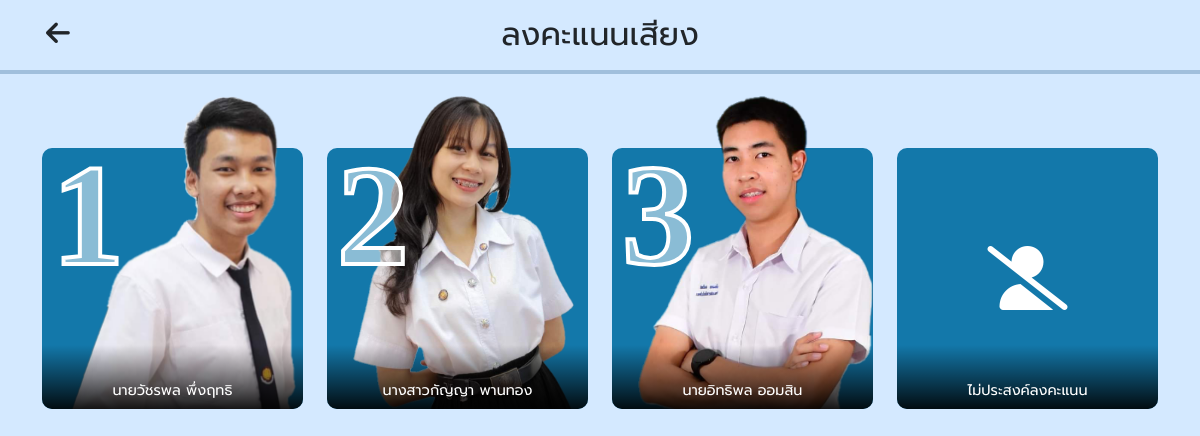
The page /vote.php on the database its author committed.
### tables this page shows
CREATE TABLE `candidate` (
  `number` int(11) NOT NULL,
  `std_name` varchar(55) NOT NULL,
  `std_code` varchar(55) NOT NULL,
  `std_img` varchar(55) NOT NULL,
  `slogan` varchar(255) NOT NULL,
  `point` int(11) NOT NULL DEFAULT 0
);

### vote.php (the view, shortened to what this page needs)
<!DOCTYPE html>
<html lang="en">
<head>
    <link rel="stylesheet" href="https://cdnjs.cloudflare.com/ajax/libs/font-awesome/6.4.2/css/all.min.css"/>
    <link href="https://cdn.jsdelivr.net/npm/bootstrap@5.3.3/dist/css/bootstrap.min.css" rel="stylesheet">
    <link rel="stylesheet" href="style.css">
</head>
<body class="vote-bg" style="overflow: hidden;">
    <div class="sticky-top" style="border-bottom: 4px solid #A0BFDC;">
        <div class="container py-3 vote-head">
            <div class="" style="display: flex; align-items: center;">
                <a href="index.php" class="text-dark position-absolute ms-1">
                    <i class="fa-solid fa-arrow-left btn-icon"></i>
                </a>
                <span class="text-center w-100"><h2 class="d-inline">ลงคะแนนเสียง</h2></span>
            </div>
        </div>
    </div>
    <div class="scroll"  style="max-height: 88svh !important; padding-top: 1.6rem;">
        <div class="container pb-5 mb-5 " >
            <div class="row justify-content-centerr ">
            <?php
                include_once 'db.php';
                $select = mysqli_query($conn, "SELECT * FROM `candidate` ");
                while($row = mysqli_fetch_array($select)){
            ?>
                <div class="col-lg-3 col-md-3 col-6 mt-5 ">
                    <a href="" class="vote-box " data-bs-toggle="modal" data-bs-target="#<?php echo $row['number'] ?>">
                        <span class="vote-number"><?php echo $row['number'] ?></span>
                        <div class="vote-img">
                            <img src="upload/<?php echo $row['std_img'] ?>" alt="">
                        </div>
                        <div class="vote-name">
                            <?php echo $row['std_name'] ?>
                        </div>
                    </a>
                </div>
            <?php } ?>
            <div class="col-lg-3 col-md-3 col-6 mt-5 ">
                <a href="#" class="vote-box " data-bs-toggle="modal" data-bs-target="#dont_vote">
                    <div class="d-flex justify-content-center align-items-center h-100">
                        <i class="fa-solid fa-user-slash" style="font-size: 4rem;"></i>
                    </div>
                    <div class="vote-name">
                        ไม่ประสงค์ลงคะแนน
                    </div>
                </a>
            </div>
            </div>
        </div>
    </div>
</body>
</html>

### style.css (style rules this page uses)
:root { --first: #e7f3ff; --seccon: #1378aa; --third: #3f99ea; --fourth: #074075; --diferent: #ec73ab; --btn: #D4E9FF; --btn-hover: #aad1fc; --btn-dis: #80c0fc; }
* { font-family: "Prompt-Regular"; padding: 0; margin: 0; box-sizing: border-box !important; }
.scroll { overflow-y: auto; }
.btn-icon { font-size: 1.7rem; }
.vote-bg { background: var(--btn); }
.vote-head { background-color: var(--btn); }
.vote-box, .modal-content { display: block; text-decoration: none; color: white; aspect-ratio: 1/1; max-width: 60vh; max-height: 60vh; background: var(--seccon); border-radius: 10px; position: relative; transition: all .5s !important; }
.vote-number { position: absolute; font-family: "Noto"; top: -40px; left: 10px; color: #ffffff81; -webkit-text-stroke: 4px white; font-size: 9rem !important; font-weight: bold; z-index: 2; }
.vote-img { height: 100% !important; width: 100%; overflow: visible; display: flex; justify-content: end; align-items: end; }
.vote-img img { height: 120%; width: 90%; object-fit: cover; object-position: top; transition: all .5s; }
.vote-name { font-size: .9rem; position: absolute; bottom: 0; width: 100%; text-align: center; text-justify: center; padding: 35px 0 7px 0; border-radius: 0 0 10px 10px; background-image: linear-gradient(to top, rgba(0, 0, 0, 0.9) , transparent); }

### rows shown on the page
candidate: number "1", std_img (picture), std_name "นายวัชรพล พึ่งฤทธิ"
candidate: number "2", std_img (picture), std_name "นางสาวกัญญา พานทอง"
candidate: number "3", std_img (picture), std_name "นายอิทธิพล ออมสิน"
